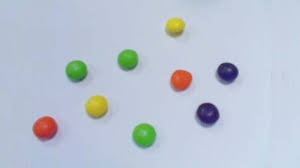
#> input picture images/objects3.jpg, 300 x 168 px
$ python -i main.py   (imports and definitions only)
#> lines starting #> are read from the running program, lines starting #| are printed output that depends on the picture; after the words box and inside, x2 and y2 are one past the last pixel; in counts of white or black regions, pixels touching at a corner belong together
import tkinter as tk
from tkinter import ttk, filedialog, messagebox
import cv2
from PIL import Image, ImageTk


def select_image():
    path = filedialog.askopenfilename()
#> the answer given: images/objects3.jpg
    if path:
        image = cv2.imread(path)
#> image is the input picture: shape (168, 300, 3); mean B, G, R 209.5, 196.1, 186.7
        gray = cv2.cvtColor(image, cv2.COLOR_BGR2GRAY)
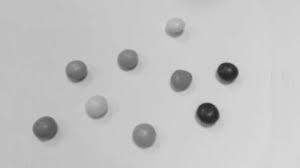
#> gray: shape (168, 300); min 35, max 217, mean 194.7
        blur = cv2.GaussianBlur(gray, (11, 11), 0)
        canny = cv2.Canny(blur, 30, 100)
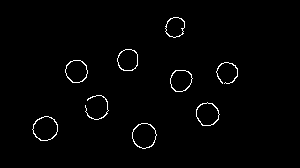
#> canny: shape (168, 300); 1.4% white in thin lines or dots, all inside (x1, y1, x2, y2) = (32, 17, 238, 149)
        dilated = cv2.dilate(canny, (1, 1), iterations=0)
        cnt, hierarchy = cv2.findContours(
            dilated.copy(), cv2.RETR_EXTERNAL, cv2.CHAIN_APPROX_NONE
        )
#> cnt = 9 contours, 2 with area under 20; largest, box (x1, y1, x2, y2) and area: (132, 123, 157, 149) 468, (32, 116, 58, 141) 463, (196, 102, 220, 126) 406, (65, 60, 88, 83) 386, (170, 70, 193, 92) 370, (117, 49, 138, 71) 354, (165, 17, 185, 38) 299
        rgb = cv2.cvtColor(image, cv2.COLOR_BGR2RGB)
        rgb_with_contours = cv2.drawContours(rgb.copy(), cnt, -1, (0, 255, 0), 2)
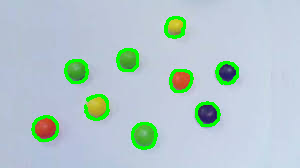
#> rgb_with_contours: shape (168, 300, 3); mean R, G, B 180, 200.4, 202.9

        image = Image.fromarray(rgb)
        image = ImageTk.PhotoImage(image)

        rgb_with_contours = Image.fromarray(rgb_with_contours)
        rgb_with_contours = ImageTk.PhotoImage(rgb_with_contours)

#> (the run stopped early here; a loop or call above may not have finished)
